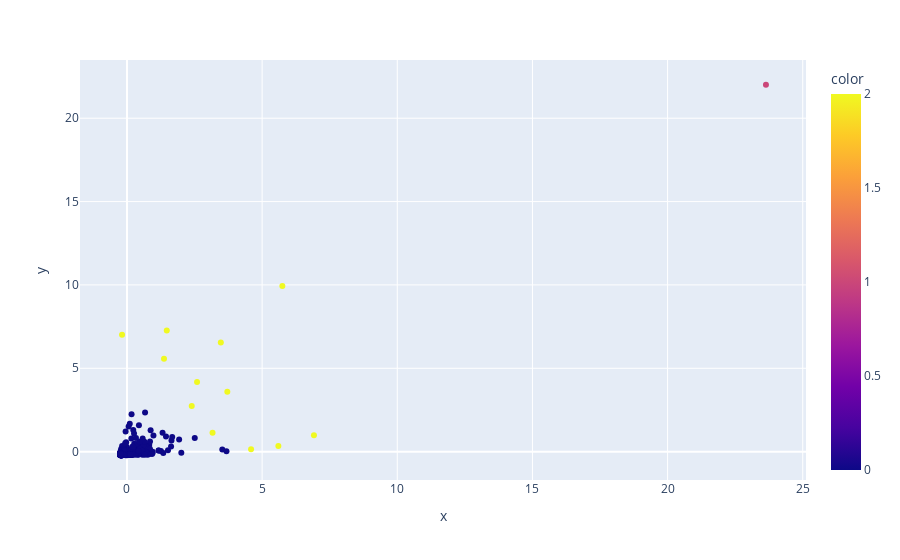

The notebook cell this image was saved under:
### Code cell
#Plotagem do gráfico - K-MEANS
grafico_kmeans = px.scatter(x = X_base[:,0], y =X_base[:,1], color=rotulos)
grafico_kmeans.show()

### Figure 1 — Plotly figure (JSON) as saved in the notebook; plotly's stock layout.template omitted (floating-point values rounded to 4 significant figures; data arrays with more than 128 entries replaced by an {"elided": "..."} marker saying what was removed)
{"data": [{"hovertemplate": "x=%{x}<br>y=%{y}<br>color=%{marker.color}<extra></extra>", "legendgroup": "", "marker": {"color": {"elided": "852 int values"}, "coloraxis": "coloraxis", "symbol": "circle"}, "mode": "markers", "name": "", "orientation": "v", "showlegend": false, "type": "scatter", "x": {"elided": "852 float values"}, "xaxis": "x", "y": {"elided": "852 float values"}, "yaxis": "y"}], "layout": {"coloraxis": {"colorbar": {"title": {"text": "color"}}, "colorscale": [[0, "#0d0887"], [0.1111, "#46039f"], [0.2222, "#7201a8"], [0.3333, "#9c179e"], [0.4444, "#bd3786"], [0.5556, "#d8576b"], [0.6667, "#ed7953"], [0.7778, "#fb9f3a"], [0.8889, "#fdca26"], [1, "#f0f921"]]}, "legend": {"tracegroupgap": 0}, "margin": {"t": 60}, "xaxis": {"anchor": "y", "domain": [0, 1], "title": {"text": "x"}}, "yaxis": {"anchor": "x", "domain": [0, 1], "title": {"text": "y"}}}}
